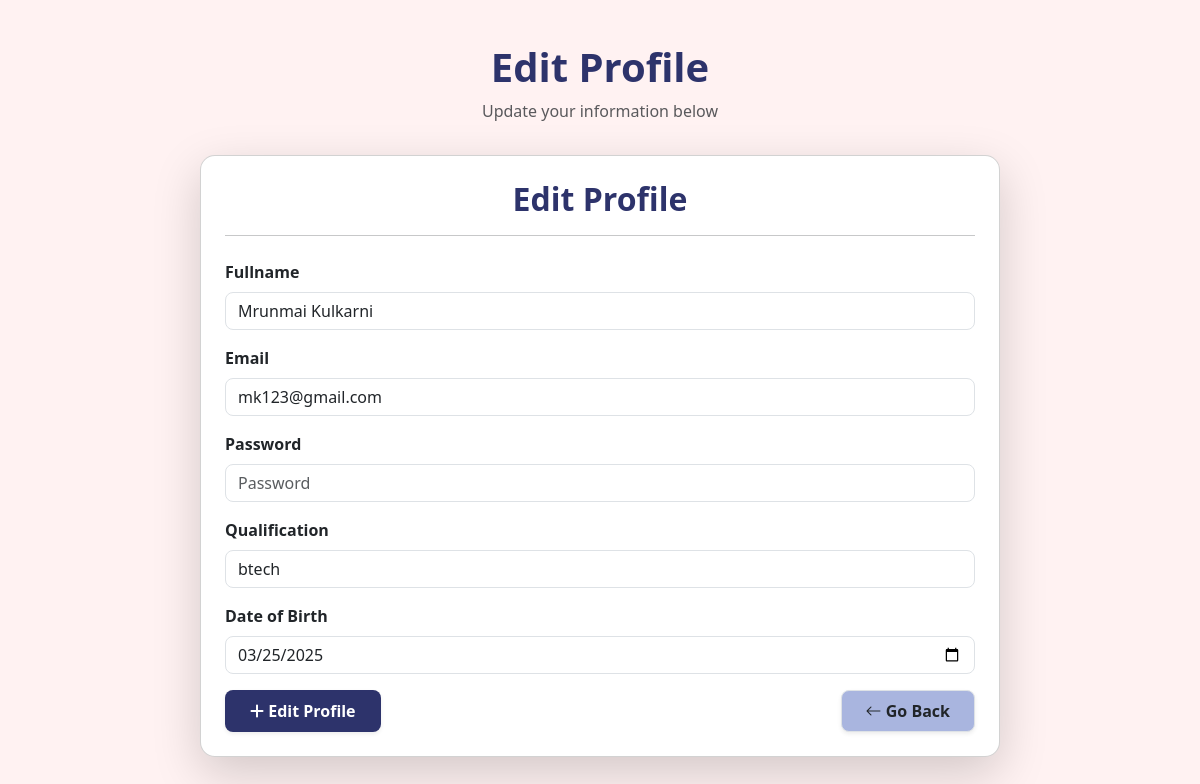
Screenshot of /userprofileedit (signed in) with the database file from the repository.
### app.py (models this page shows)
class UserAccount(db.Model):
    __tablename__="UserAccount"
    id=db.Column(db.Integer, primary_key=True)
    fullname=db.Column(db.String(80),nullable=False)
    email=db.Column(db.String(120),unique=True,nullable=False)
    password=db.Column(db.String(120),nullable=False)
    qualification=db.Column(db.String(120),nullable=False)
    dob=db.Column(db.String(120),nullable=False)
    is_admin=db.Column(db.Boolean,nullable=False,default=False)
    user_scores=db.relationship('UserScore',back_populates='user_account',cascade='all,delete-orphan')

### app.py (the view, shortened to what this page needs)
@app.route("/userprofileedit", methods=["POST", "GET"])
def userprofileedit():
    if 'user' in session:
        user = UserAccount.query.filter_by(id=session['user']).first()
        return render_template("userprofileedit.html", user=user)

### templates/userprofileedit.html
{% extends "index.html" %}
{% block content %}
<div class="container d-flex flex-column align-items-center justify-content-center vh-100">
    <header class="text-center mb-3">
        <h1 class="fw-bold" style="color: #2D336B;">Edit Profile</h1>
        <p class="text-muted">Update your information below</p>
    </header>
    <div class="card shadow-lg p-4" style="width: 50rem; border-radius: 15px; background-color: white;">
        <form class="form-group" action="/userprofileedit" method="post">
            <h2 class="text-center fw-bold mb-3" style="color: #2D336B;">Edit Profile</h2>
            <hr class="mb-4">
            <div class="mb-3">
                <label for="name" class="form-label fw-semibold">Fullname</label>
                <input type="text" class="form-control rounded-3" id="name" name="name" placeholder="Fullname" required value="{{user.fullname}}">
            </div>
            <div class="mb-3">
                <label for="email" class="form-label fw-semibold">Email</label>
                <input type="email" class="form-control rounded-3" id="email" name="email" placeholder="Email" required value="{{user.email}}">
            </div>
            <div class="mb-3">
                <label for="password" class="form-label fw-semibold">Password</label>
                <input type="password" class="form-control rounded-3" id="password" name="password" placeholder="Password" required>
            </div>
            <div class="mb-3">
                <label for="qualification" class="form-label fw-semibold">Qualification</label>
                <input type="text" class="form-control rounded-3" id="qualification" name="qualification" placeholder="Qualification" required value="{{user.qualification}}">
            </div>
            <div class="mb-3">
                <label for="dob" class="form-label fw-semibold">Date of Birth</label>
                <input type="date" class="form-control rounded-3" id="dob" name="dob" required value="{{user.dob}}">
            </div>
            <div class="d-flex justify-content-between mt-2">
                <button type="submit" class="btn px-4 py-2 fw-semibold text-white shadow-sm"
                        style="background-color: #2D336B; border-radius: 8px; transition: 0.3s;">
                    <i class="fa-solid fa-plus"></i> Edit Profile
                </button>
                <a href="/user" class="btn px-4 py-2 fw-semibold text-dark border shadow-sm"
                   style="background-color: #A9B5DF; border-radius: 8px; transition: 0.3s;">
                    <i class="bi bi-arrow-left"></i> Go Back
                </a>
            </div>
        </form>
    </div>
</div>
{% endblock %}

### static/css/style.css (style rules this page uses)
body { background-color: #FFF2F2 !important; }

### rows the page displays
UserAccount: name "Mrunmai Kulkarni", email "mk123@gmail.com", qualification "btech", dob "03/25/2025"
